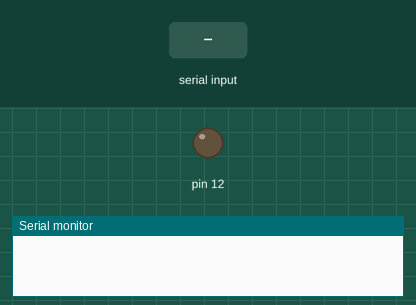
This sketch was run on a simulated Arduino Uno, built with avr-gcc and run on an emulated ATmega328P. On the bench: output pins drawn as LEDs (lit = HIGH), the last lines printed to the serial monitor. Inputs (shaded band) come from the test bench.

Above: at 1.2 s.
1.3 s: "o" received over Serial
At 2.2 s:
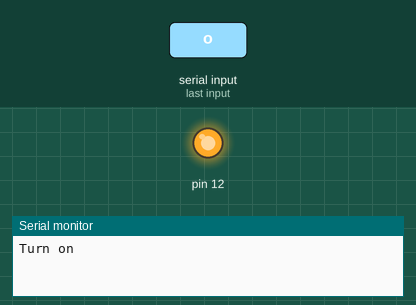
2.8 s: "c" received over Serial
At 3.3 s:
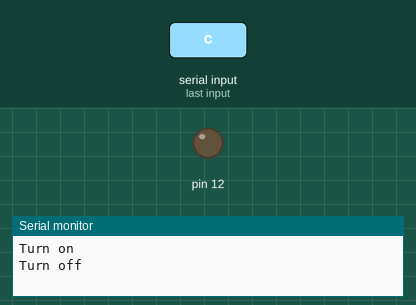
Timing chart, 0 to 5.8 s (numbered marks = the images above; inputs shaded):
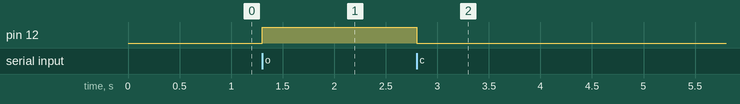

Measured:
- after the input at 1.3 s, pin 12: LOW → HIGH at once
- after the input at 2.8 s, pin 12: HIGH → LOW at once

The sketch:

led.ino
```cpp
int dataBuff;
void setup() {
  // put your setup code here, to run once:
Serial.begin(9600);
  pinMode(12,OUTPUT);
}

void loop() {
  // put your main code here, to run repeatedly:
 if(Serial.available() > 0)
   {
     dataBuff = Serial.read();

     if (dataBuff == 'o')
      {
        digitalWrite(12,HIGH);
	Serial.println("Turn on");
      }
     if (dataBuff == 'c')
      {
        digitalWrite(12,LOW);
	Serial.println("Turn off");
      }
   }
}
```
